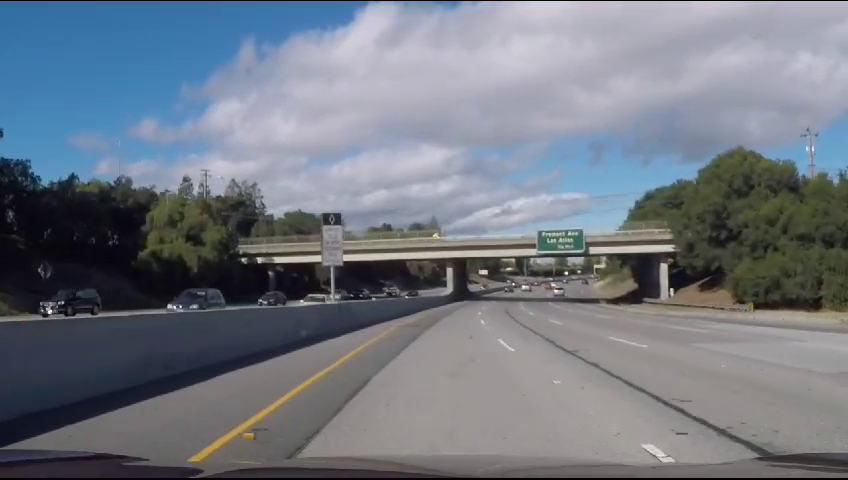
#> input picture frame 48 of Attempt -1/Videos_FOl/Video_2.mp4, 848 x 480 px, given in place of Video_3.mp4, which was not available
$ python Lane_video_with_cordinate.py
#> lines starting #> are read from the running program, lines starting #| are printed output that depends on the picture; after the words box and inside, x2 and y2 are one past the last pixel; in counts of white or black regions, pixels touching at a corner belong together; pictures that were not available may be replaced by others from this repository, and a replacement may not be noted
#> further down, frame is the input picture: shape (480, 848, 3); mean B, G, R 130.5, 120.4, 113.6

import cv2
import matplotlib.pyplot as plt
import numpy as np

# Define a function to create a region of interest (ROI) mask
def ROI(img, vertices):
    mask = np.zeros_like(img)
    match_mask_color = 255
    cv2.fillPoly(mask, vertices, match_mask_color)
    masked_image = cv2.bitwise_and(img, mask)
    return masked_image

# Define a function to draw lines on an image with custom modifications
def draw_line(img, lines):
    img = np.copy(img)
    for line in lines:
        for x1, y1, x2, y2 in line:
            # Customize the line color and thickness
            cv2.line(img, (x1, y1), (x2, y2), (0, 0, 255), thickness=5)

            # Calculate the midpoint of the line
            x_mid = (x1 + x2) // 2
            y_mid = (y1 + y2) // 2

            # Annotate the line with text showing the midpoint coordinates
            coordinate_text = f"({x_mid}, {y_mid})"
            font = cv2.FONT_HERSHEY_SIMPLEX
            font_scale = 0.5
            font_color = (255, 255, 255)  # White color
            font_thickness = 1
            cv2.putText(img, coordinate_text, (x_mid, y_mid), font, font_scale, font_color, font_thickness)

    return img

# Define the main processing function
def Process(image):
    height = image.shape[0]
#> height = 480
    width = image.shape[1]
#> width = 848

    # Define the region of interest vertices
    Region_OF_Interest_vertices = [
        (0, height),
        (width // 2, height // 2),
        (width, height)
    ]
#> Region_OF_Interest_vertices = [(0, 480), (424, 240), (848, 480)]

    # Convert the image to grayscale
    gray_img = cv2.cvtColor(image, cv2.COLOR_RGB2GRAY)
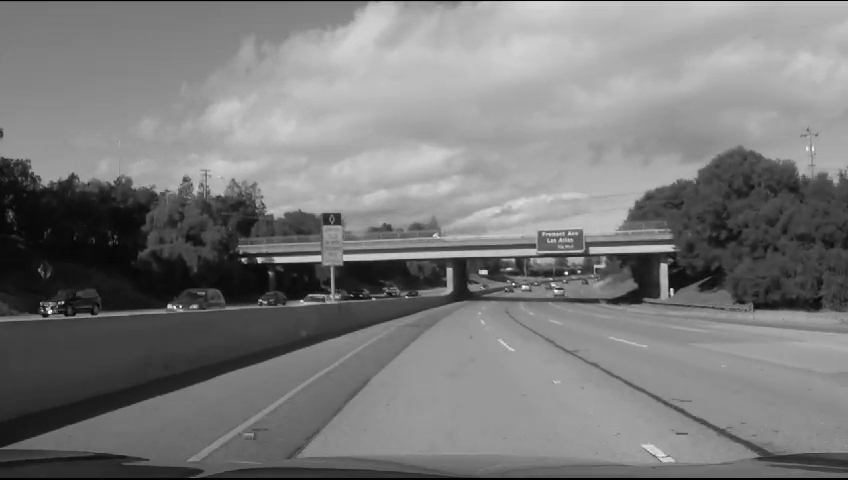
#> gray_img: shape (480, 848); min 0, max 255, mean 122.7

    # Apply Canny edge detection
    canny_img = cv2.Canny(gray_img, 100, 150)
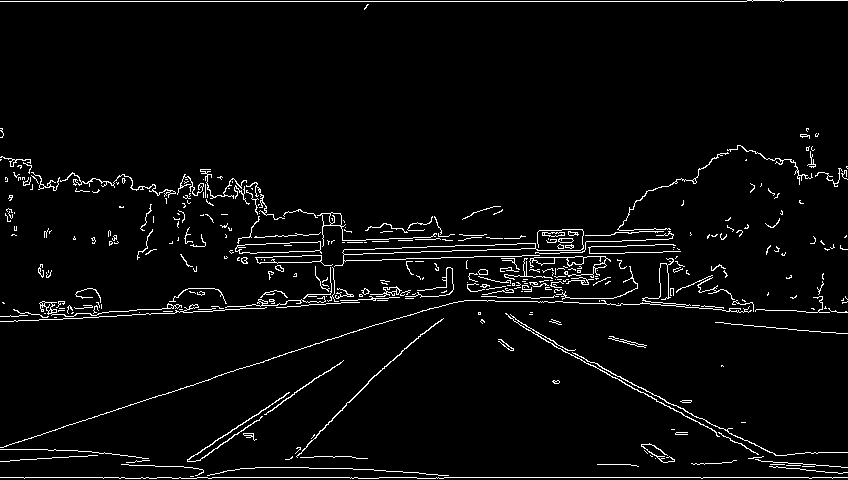
#> canny_img: shape (480, 848); 3.7% white in thin lines or dots

    # Apply the ROI mask
    cropped_img = ROI(canny_img, np.array([Region_OF_Interest_vertices], np.int32))
#> in ROI, `cv2.fillPoly(mask, vertices, match_mask_color)`:
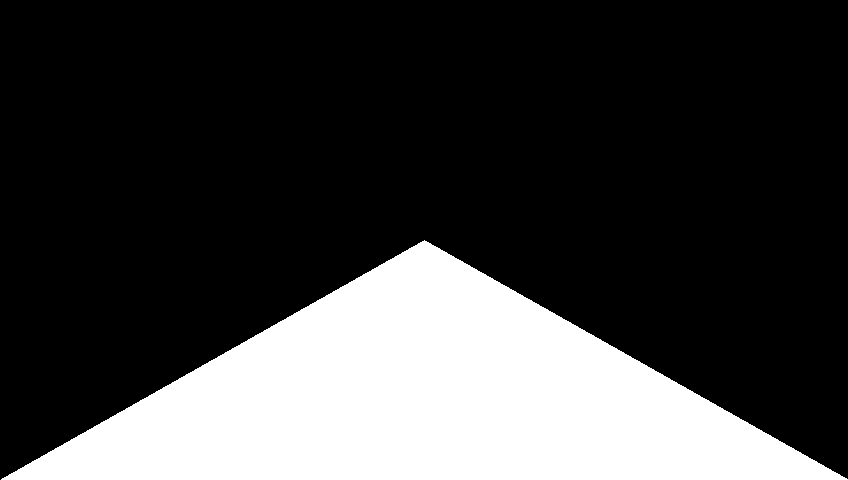
#> mask: shape (480, 848); 25% white; 1 white region, box (x1, y1, x2, y2) and area: (1, 240, 848, 480) 101944
#> in ROI, `masked_image = cv2.bitwise_and(img, mask)`:
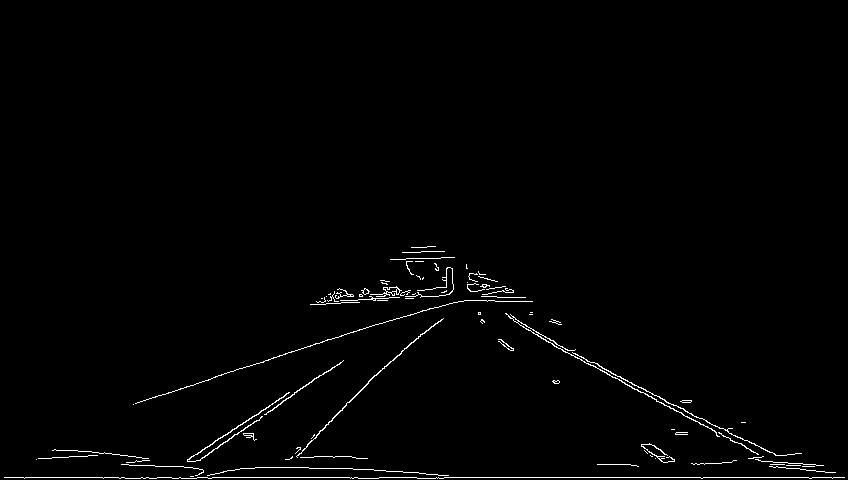
#> masked_image: shape (480, 848); 1.2% white in thin lines or dots, all inside (x1, y1, x2, y2) = (4, 246, 845, 479)

    # Use the Hough Line Transform to detect lines
    Hough_line = cv2.HoughLinesP(cropped_img,
                                 rho=3,
                                 theta=np.pi / 60,
                                 threshold=160,
                                 lines=np.array([]),
                                 minLineLength=50,
                                 maxLineGap=25)
#> Hough_line = [[4, 477, 844, 477], [523, 327, 744, 440], [319, 431, 384, 366], [481, 300, 664, 405], [135, 403, 396, 318], [177, 466, 284, 396], [291, 457, 355, 457], [255, 467, 308, 467], [553, 345, 621, 380], [312, 304, 489, 286], [307, 444, 390, 361], [700, 424, 786, 468]]

    # Draw the detected lines on the image with custom modifications
    image_with_lines = draw_line(image, Hough_line)
#> the loop in draw_line, `for line in lines:` made 12 passes
#> after the loop in draw_line, `for line in lines:`:
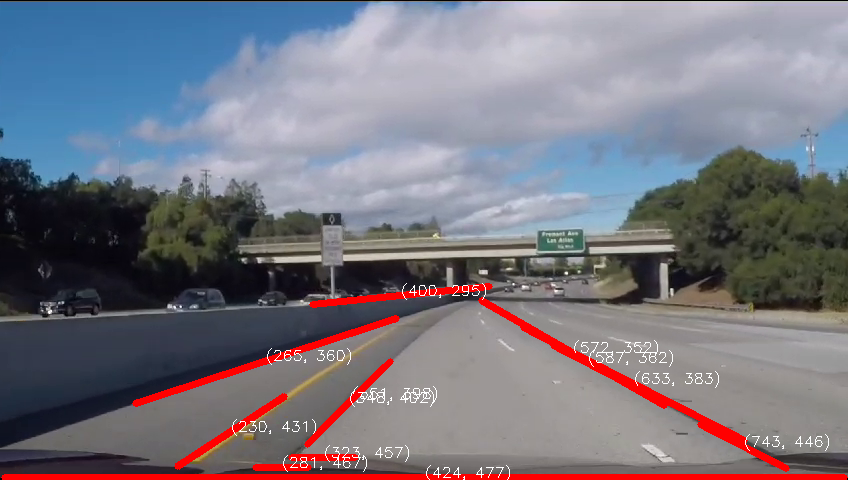
#> img: shape (480, 848, 3); 3.94% of pixels changed, all inside (x1, y1, x2, y2) = (1, 283, 848, 480)

    return image_with_lines

# Open the video file for reading
cap = cv2.VideoCapture("Videos_FOl/Video_3.mp4")


delay_between_frames = 100

# Loop through the frames in the video
while cap.isOpened():
    ret, frame = cap.read()
    if not ret:
        break
    frame = Process(frame)

    # Display the processed frame
    cv2.imshow("Frame", frame)

    cv2.waitKey(delay_between_frames)
    # Exit the loop when the 'q' key is pressed
    if cv2.waitKey(1) & 0xFF == ord('q'):
#> (key q is pressed here)
        break

# Release the video capture and close all windows
cap.release()
cv2.destroyAllWindows()

$ run again, starting later in the video
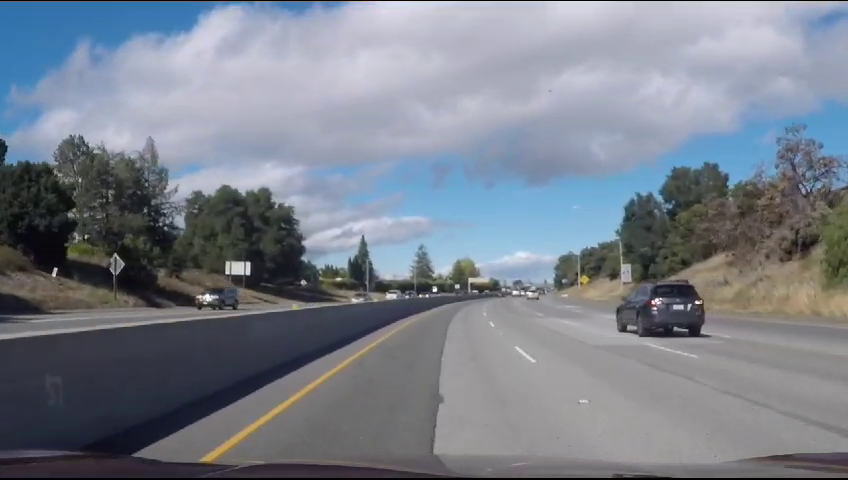
#> input picture frame 217 of Attempt -1/Videos_FOl/Video_2.mp4, 848 x 480 px, given in place of Video_3.mp4, which was not available
#> frame is the input picture: shape (480, 848, 3); mean B, G, R 139.6, 128.3, 121.7
#> in Process, `canny_img = cv2.Canny(gray_img, 100, 150)`:
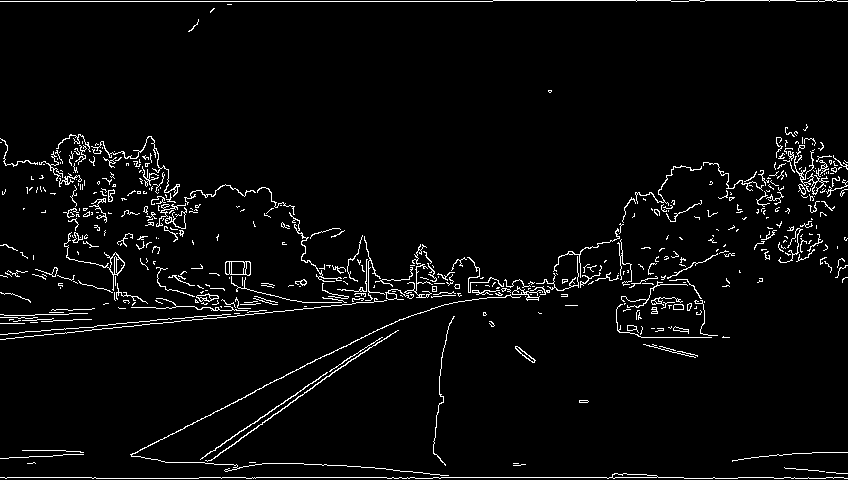
#> canny_img: shape (480, 848); 3.7% white in thin lines or dots
#> mask: shape (480, 848); 25% white; 1 white region, box (x1, y1, x2, y2) and area: (1, 240, 848, 480) 101944
#> masked_image: shape (480, 848); 1% white in thin lines or dots, all inside (x1, y1, x2, y2) = (4, 244, 847, 479)
#> Hough_line = [[199, 477, 683, 477], [326, 376, 397, 330], [131, 455, 283, 377], [185, 478, 298, 396], [301, 309, 503, 288], [226, 440, 296, 394], [186, 478, 325, 377], [130, 454, 361, 337], [338, 300, 513, 291], [169, 478, 257, 421]]
#> the loop in draw_line, `for line in lines:` made 10 passes
#> after the loop in draw_line, `for line in lines:`:
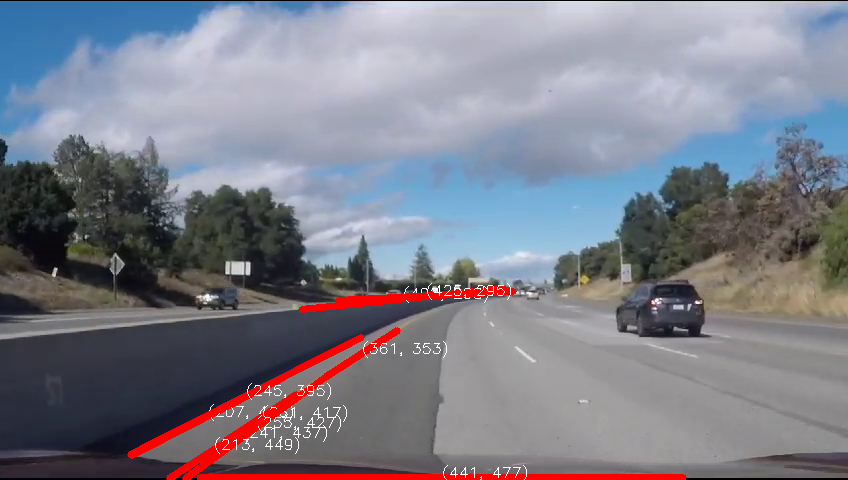
#> img: shape (480, 848, 3); 2.66% of pixels changed, all inside (x1, y1, x2, y2) = (127, 283, 687, 480)

$ run again, starting later in the video
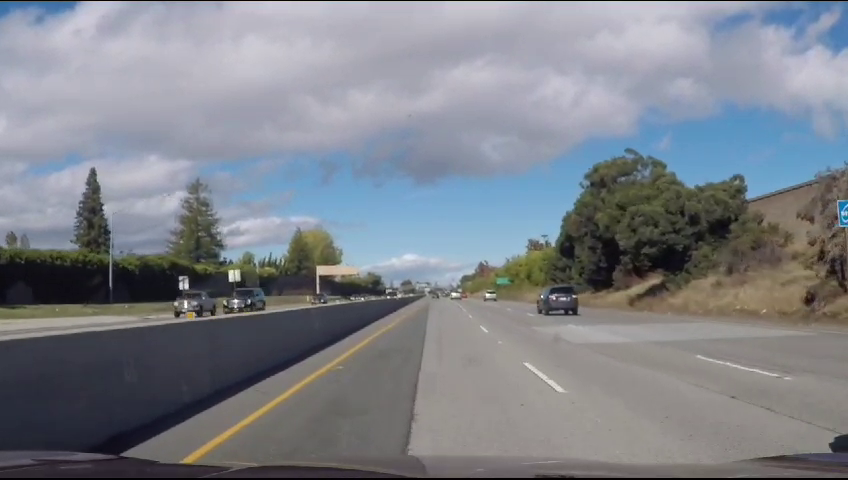
#> input picture frame 387 of Attempt -1/Videos_FOl/Video_2.mp4, 848 x 480 px, given in place of Video_3.mp4, which was not available
#> frame is the input picture: shape (480, 848, 3); mean B, G, R 137.6, 130, 125.9
#> in Process, `canny_img = cv2.Canny(gray_img, 100, 150)`:
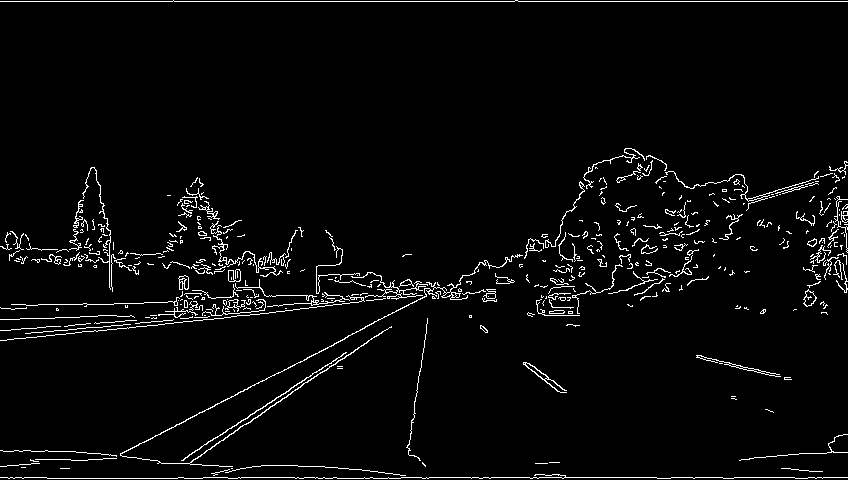
#> canny_img: shape (480, 848); 3.4% white in thin lines or dots
#> mask: shape (480, 848); 25% white; 1 white region, box (x1, y1, x2, y2) and area: (1, 240, 848, 480) 101944
#> masked_image: shape (480, 848); 0.96% white in thin lines or dots, all inside (x1, y1, x2, y2) = (4, 254, 845, 479)
#> Hough_line = [[295, 478, 428, 478], [8, 478, 240, 478], [110, 458, 347, 337], [364, 477, 844, 477], [175, 463, 346, 352], [301, 385, 391, 326], [216, 443, 290, 394], [348, 335, 474, 271], [316, 303, 494, 293], [321, 299, 495, 289], [185, 463, 241, 468], [285, 465, 361, 469]]
#> the loop in draw_line, `for line in lines:` made 12 passes
#> after the loop in draw_line, `for line in lines:`:
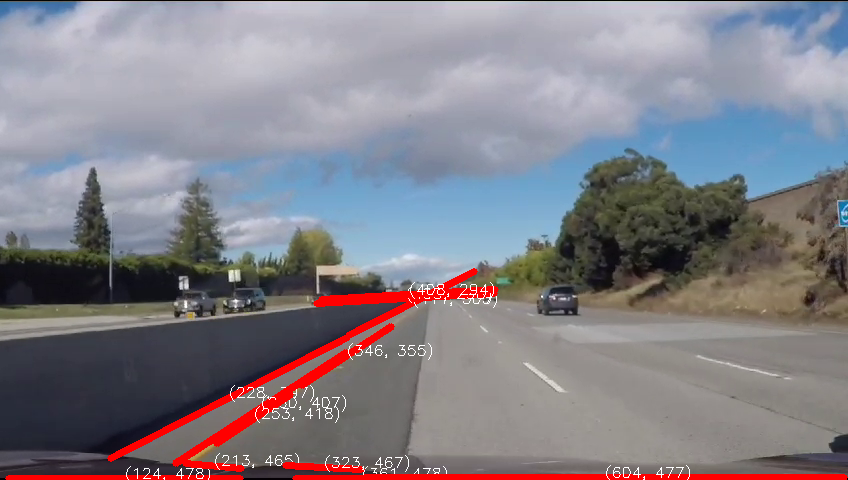
#> img: shape (480, 848, 3); 3.44% of pixels changed, all inside (x1, y1, x2, y2) = (5, 268, 848, 480)
